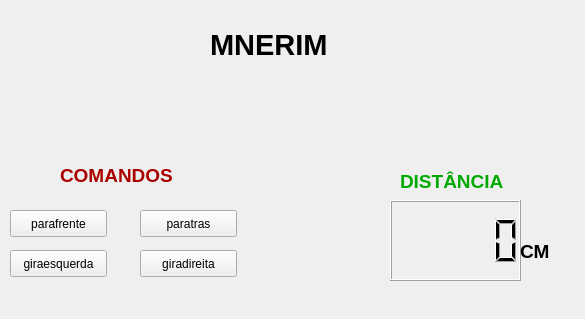
<?xml version="1.0" encoding="UTF-8"?>
<ui version="4.0">
 <class>Form</class>
 <widget class="QWidget" name="Form">
  <property name="geometry">
   <rect>
    <x>0</x>
    <y>0</y>
    <width>585</width>
    <height>319</height>
   </rect>
  </property>
  <property name="windowTitle">
   <string>Form</string>
  </property>
  <widget class="QPushButton" name="parafrente">
   <property name="geometry">
    <rect>
     <x>10</x>
     <y>210</y>
     <width>97</width>
     <height>27</height>
    </rect>
   </property>
   <property name="text">
    <string>parafrente</string>
   </property>
  </widget>
  <widget class="QPushButton" name="paratras">
   <property name="geometry">
    <rect>
     <x>140</x>
     <y>210</y>
     <width>97</width>
     <height>27</height>
    </rect>
   </property>
   <property name="text">
    <string>paratras</string>
   </property>
  </widget>
  <widget class="QPushButton" name="giradireita">
   <property name="geometry">
    <rect>
     <x>140</x>
     <y>250</y>
     <width>97</width>
     <height>27</height>
    </rect>
   </property>
   <property name="text">
    <string>giradireita</string>
   </property>
  </widget>
  <widget class="QPushButton" name="giraesquerda">
   <property name="geometry">
    <rect>
     <x>10</x>
     <y>250</y>
     <width>97</width>
     <height>27</height>
    </rect>
   </property>
   <property name="text">
    <string>giraesquerda</string>
   </property>
  </widget>
  <widget class="QLabel" name="comandos">
   <property name="geometry">
    <rect>
     <x>60</x>
     <y>160</y>
     <width>121</width>
     <height>31</height>
    </rect>
   </property>
   <property name="styleSheet">
    <string notr="true"/>
   </property>
   <property name="text">
    <string>&lt;!DOCTYPE HTML PUBLIC &quot;-//W3C//DTD HTML 4.0//EN&quot; &quot;http://www.w3.org/TR/REC-html40/strict.dtd&quot;&gt;
&lt;html&gt;&lt;head&gt;&lt;meta name=&quot;qrichtext&quot; content=&quot;1&quot; /&gt;&lt;style type=&quot;text/css&quot;&gt;
p, li { white-space: pre-wrap; }
&lt;/style&gt;&lt;/head&gt;&lt;body style=&quot; font-family:'Ubuntu'; font-size:11pt; font-weight:400; font-style:normal;&quot;&gt;
&lt;p style=&quot; margin-top:0px; margin-bottom:0px; margin-left:0px; margin-right:0px; -qt-block-indent:0; text-indent:0px;&quot;&gt;&lt;span style=&quot; font-size:14pt; font-weight:600; color:#aa0000;&quot;&gt;COMANDOS&lt;/span&gt;&lt;/p&gt;&lt;/body&gt;&lt;/html&gt;</string>
   </property>
  </widget>
  <widget class="QLCDNumber" name="lcdNumber">
   <property name="geometry">
    <rect>
     <x>390</x>
     <y>200</y>
     <width>131</width>
     <height>81</height>
    </rect>
   </property>
  </widget>
  <widget class="QLabel" name="label">
   <property name="geometry">
    <rect>
     <x>400</x>
     <y>170</y>
     <width>111</width>
     <height>21</height>
    </rect>
   </property>
   <property name="text">
    <string>&lt;!DOCTYPE HTML PUBLIC &quot;-//W3C//DTD HTML 4.0//EN&quot; &quot;http://www.w3.org/TR/REC-html40/strict.dtd&quot;&gt;
&lt;html&gt;&lt;head&gt;&lt;meta name=&quot;qrichtext&quot; content=&quot;1&quot; /&gt;&lt;style type=&quot;text/css&quot;&gt;
p, li { white-space: pre-wrap; }
&lt;/style&gt;&lt;/head&gt;&lt;body style=&quot; font-family:'Ubuntu'; font-size:11pt; font-weight:400; font-style:normal;&quot;&gt;
&lt;p style=&quot; margin-top:0px; margin-bottom:0px; margin-left:0px; margin-right:0px; -qt-block-indent:0; text-indent:0px;&quot;&gt;&lt;span style=&quot; font-size:14pt; font-weight:600; color:#00aa00;&quot;&gt;DISTÂNCIA&lt;/span&gt;&lt;/p&gt;&lt;/body&gt;&lt;/html&gt;</string>
   </property>
  </widget>
  <widget class="QLabel" name="label_2">
   <property name="geometry">
    <rect>
     <x>520</x>
     <y>240</y>
     <width>67</width>
     <height>21</height>
    </rect>
   </property>
   <property name="text">
    <string>&lt;!DOCTYPE HTML PUBLIC &quot;-//W3C//DTD HTML 4.0//EN&quot; &quot;http://www.w3.org/TR/REC-html40/strict.dtd&quot;&gt;
&lt;html&gt;&lt;head&gt;&lt;meta name=&quot;qrichtext&quot; content=&quot;1&quot; /&gt;&lt;style type=&quot;text/css&quot;&gt;
p, li { white-space: pre-wrap; }
&lt;/style&gt;&lt;/head&gt;&lt;body style=&quot; font-family:'Ubuntu'; font-size:11pt; font-weight:400; font-style:normal;&quot;&gt;
&lt;p style=&quot; margin-top:0px; margin-bottom:0px; margin-left:0px; margin-right:0px; -qt-block-indent:0; text-indent:0px;&quot;&gt;&lt;span style=&quot; font-size:14pt; font-weight:600;&quot;&gt;CM&lt;/span&gt;&lt;/p&gt;&lt;/body&gt;&lt;/html&gt;</string>
   </property>
  </widget>
  <widget class="QLabel" name="label_3">
   <property name="geometry">
    <rect>
     <x>210</x>
     <y>10</y>
     <width>151</width>
     <height>71</height>
    </rect>
   </property>
   <property name="text">
    <string>&lt;!DOCTYPE HTML PUBLIC &quot;-//W3C//DTD HTML 4.0//EN&quot; &quot;http://www.w3.org/TR/REC-html40/strict.dtd&quot;&gt;
&lt;html&gt;&lt;head&gt;&lt;meta name=&quot;qrichtext&quot; content=&quot;1&quot; /&gt;&lt;style type=&quot;text/css&quot;&gt;
p, li { white-space: pre-wrap; }
&lt;/style&gt;&lt;/head&gt;&lt;body style=&quot; font-family:'Ubuntu'; font-size:11pt; font-weight:400; font-style:normal;&quot;&gt;
&lt;p style=&quot; margin-top:0px; margin-bottom:0px; margin-left:0px; margin-right:0px; -qt-block-indent:0; text-indent:0px;&quot;&gt;&lt;span style=&quot; font-size:22pt; font-weight:600; color:#000000;&quot;&gt;MNERIM&lt;/span&gt;&lt;/p&gt;&lt;/body&gt;&lt;/html&gt;</string>
   </property>
  </widget>
 </widget>
 <resources/>
 <connections/>
</ui>
